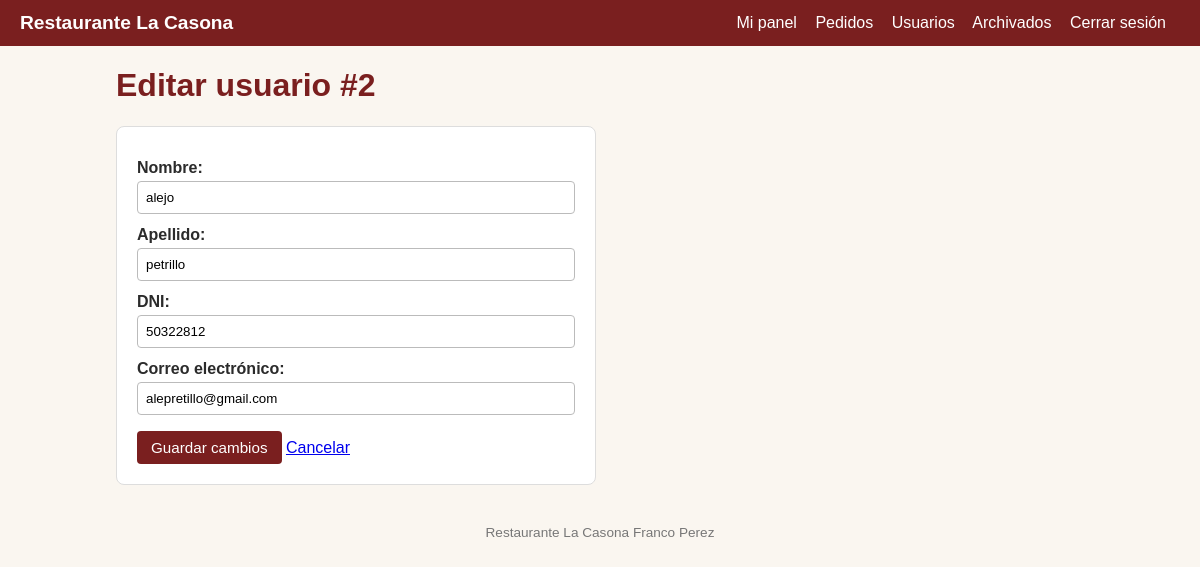
The app's page /editar_usuario.php?id=2 (signed in) with its own data.
### tables this page shows
CREATE TABLE `usuarios` (
  `id` int(10) UNSIGNED NOT NULL,
  `nombre` varchar(80) NOT NULL,
  `apellido` varchar(80) NOT NULL,
  `dni` varchar(8) NOT NULL,
  `email` varchar(254) NOT NULL,
  `password_hash` varchar(255) NOT NULL,
  `rol` enum('usuario','admin') NOT NULL DEFAULT 'usuario',
  `creado_en` timestamp NOT NULL DEFAULT current_timestamp(),
  `archivado_en` datetime DEFAULT NULL
);

### editar_usuario.php (the view, shortened to what this page needs)
<?php
require_once __DIR__ . '/conexion.php';
require_once __DIR__ . '/funciones.php';
$id = filter_var($_POST['id'] ?? $_GET['id'] ?? null, FILTER_VALIDATE_INT);
try {
    $stmt = $conexion->prepare('SELECT id, nombre, apellido, dni, email
        FROM usuarios WHERE id = :id AND archivado_en IS NULL LIMIT 1');
    $stmt->execute(['id' => $id]);
    $registro = $stmt->fetch();
} catch (PDOException $e) {
    error_log($e->getMessage());
    http_response_code(500);
    exit('No se pudo consultar el usuario.');
}
$nombre = $registro['nombre'];
$apellido = $registro['apellido'];
$dni = $registro['dni'];
$email = $registro['email'];
?>
<h1>Editar usuario #<?= (int)$id ?></h1>
<form action="editar_usuario.php" method="POST" class="formulario">
    <label for="nombre">Nombre:</label>
    <input type="text" id="nombre" name="nombre" maxlength="80" value="<?= escapar($nombre) ?>" required>
    <label for="apellido">Apellido:</label>
    <input type="text" id="apellido" name="apellido" maxlength="80" value="<?= escapar($apellido) ?>" required>
    <label for="dni">DNI:</label>
    <input type="text" id="dni" name="dni" inputmode="numeric" pattern="[0-9]{7,8}" maxlength="8" value="<?= escapar($dni) ?>" required>
    <label for="email">Correo electrónico:</label>
    <input type="email" id="email" name="email" maxlength="254" value="<?= escapar($email) ?>" required>
    <button type="submit">Guardar cambios</button>
    <a href="admin_usuarios.php">Cancelar</a>
</form>

### css/estilos.css (style rules this page uses)
* { box-sizing: border-box; }
body { font-family: Arial, Helvetica, sans-serif; margin: 0; background: #faf6f0; color: #2b2b2b; }
h1, h2 { color: #7a1f1f; }
.formulario { background: #fff; padding: 20px; border-radius: 8px; max-width: 480px; border: 1px solid #ddd; }
.formulario label { display: block; margin-top: 12px; font-weight: bold; }
.formulario input, .formulario select { width: 100%; padding: 8px; margin-top: 4px; border: 1px solid #bbb; border-radius: 4px; }
.formulario button { margin-top: 16px; }
button, .boton { background: #7a1f1f; color: #fff; border: none; padding: 8px 14px; border-radius: 4px; cursor: pointer; text-decoration: none; display: inline-block; font-size: 0.95rem; }

### records on screen
usuarios: nombre "alejo", apellido "petrillo", dni "50322812", email "alepretillo@gmail.com"

### other values on screen
$id "2"
